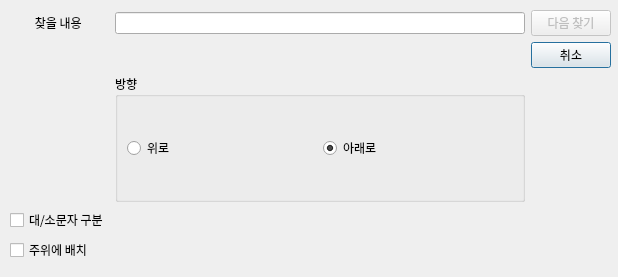
<?xml version="1.0" encoding="UTF-8"?>
<ui version="4.0">
 <class>Dialog</class>
 <widget class="QDialog" name="Dialog">
  <property name="geometry">
   <rect>
    <x>0</x>
    <y>0</y>
    <width>618</width>
    <height>277</height>
   </rect>
  </property>
  <property name="windowTitle">
   <string>Dialog</string>
  </property>
  <widget class="QWidget" name="horizontalLayoutWidget">
   <property name="geometry">
    <rect>
     <x>10</x>
     <y>10</y>
     <width>601</width>
     <height>252</height>
    </rect>
   </property>
   <layout class="QGridLayout" name="gridLayout">
    <item row="0" column="0">
     <widget class="QLabel" name="label">
      <property name="font">
       <font>
        <family>맑은 고딕</family>
       </font>
      </property>
      <property name="text">
       <string>찾을 내용 </string>
      </property>
      <property name="alignment">
       <set>Qt::AlignCenter</set>
      </property>
     </widget>
    </item>
    <item row="1" column="2">
     <widget class="QPushButton" name="pushButton_cancel">
      <property name="font">
       <font>
        <family>맑은 고딕</family>
       </font>
      </property>
      <property name="text">
       <string>취소</string>
      </property>
     </widget>
    </item>
    <item row="0" column="2">
     <widget class="QPushButton" name="pushButton_findnext">
      <property name="enabled">
       <bool>false</bool>
      </property>
      <property name="font">
       <font>
        <family>맑은 고딕</family>
       </font>
      </property>
      <property name="text">
       <string>다음 찾기</string>
      </property>
     </widget>
    </item>
    <item row="5" column="0">
     <widget class="QCheckBox" name="checkBox_near">
      <property name="font">
       <font>
        <family>맑은 고딕</family>
       </font>
      </property>
      <property name="text">
       <string>주위에 배치</string>
      </property>
     </widget>
    </item>
    <item row="4" column="0">
     <widget class="QCheckBox" name="checkBox_CaseSensitive">
      <property name="font">
       <font>
        <family>맑은 고딕</family>
       </font>
      </property>
      <property name="text">
       <string>대/소문자 구분</string>
      </property>
     </widget>
    </item>
    <item row="0" column="1">
     <widget class="QLineEdit" name="lineEdit">
      <property name="enabled">
       <bool>true</bool>
      </property>
     </widget>
    </item>
    <item row="3" column="1">
     <widget class="QGroupBox" name="groupBox">
      <property name="font">
       <font>
        <family>맑은 고딕</family>
       </font>
      </property>
      <property name="title">
       <string>방향</string>
      </property>
      <layout class="QGridLayout" name="gridLayout_3">
       <item row="1" column="0">
        <layout class="QGridLayout" name="gridLayout_2">
         <item row="0" column="1">
          <widget class="QRadioButton" name="radioButton_down">
           <property name="text">
            <string>아래로</string>
           </property>
           <property name="checked">
            <bool>true</bool>
           </property>
          </widget>
         </item>
         <item row="0" column="0">
          <widget class="QRadioButton" name="radioButton_up">
           <property name="text">
            <string>위로</string>
           </property>
          </widget>
         </item>
        </layout>
       </item>
      </layout>
     </widget>
    </item>
   </layout>
  </widget>
 </widget>
 <resources/>
 <connections/>
</ui>
